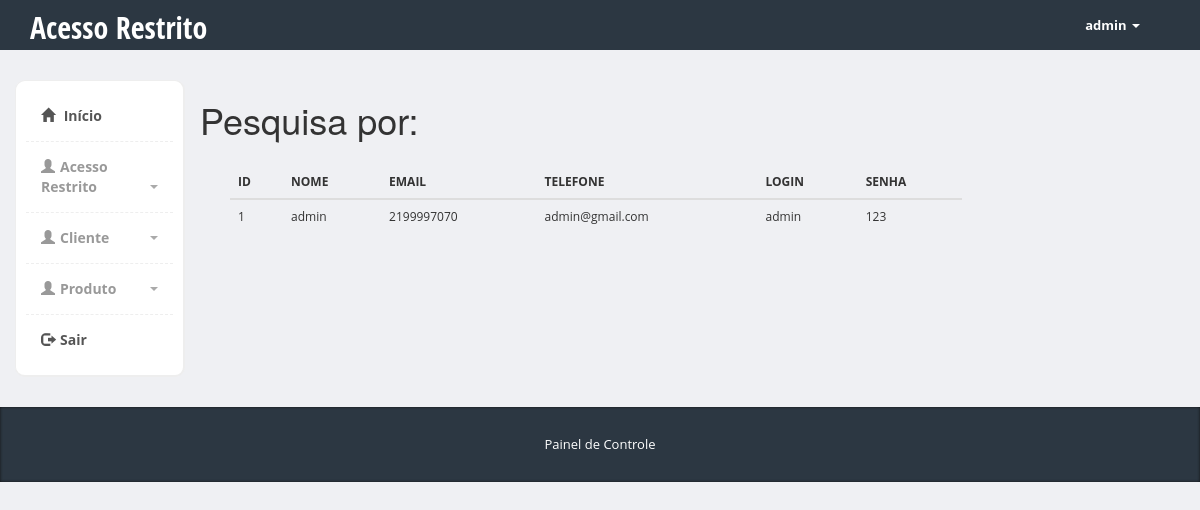
The app's page /admin/restrito-pesquisa-nome.php (signed in) with its own data.
### tables this page shows
CREATE TABLE `acesso_restrito` (
  `pk_restrito` int(11) NOT NULL,
  `nome` varchar(255) NOT NULL,
  `email` varchar(255) NOT NULL,
  `telefone` varchar(255) NOT NULL,
  `login` varchar(255) NOT NULL,
  `senha` varchar(255) NOT NULL
);

### admin/Restrito.class.php (called while the page is built, shortened)
<?php
class Restrito{
         public function pesquisarPorNome($nome){
        $pdo = Conexao::conexao();
        $sql = "SELECT * FROM acesso_restrito WHERE login like '%$nome%'";
        $consulta = $pdo->query($sql);
        while ($linha = $consulta->fetch(PDO::FETCH_ASSOC)){
            $dados[] = array(
                "id" => $linha['pk_restrito'],
                "nome" => $linha['nome'],
                "telefone" => $linha['telefone'],
                "email" => $linha['email'],
                "login" => $linha['login'],
                "senha" => $linha['senha'],
            );
        }
        return $dados;
    }
}

### admin/restrito-pesquisa-nome.php (the view, shortened to what this page needs)
<?php
require "Restrito.class.php";
$nome = $_POST['nome'];
$restrito = new Restrito();
$dados = $restrito->pesquisarPorNome($nome);
?>
<?php include "includes/header.php" ?>
    <section class="container">
        <h1>Pesquisa por: <?php echo $nome; ?></h1>
        <?php if(isset($dados)){ ?>
       <div class="col-md-10">
		  	<div class="row">
  				<div class="col-md-10">
		  				<div class="panel-body">
		  					<table class="table">
				              <thead>
				                <tr>
				                  <th>ID</th>
				                  <th>NOME</th>
				                  <th>EMAIL</th>
				                  <th>TELEFONE</th>
				                  <th>LOGIN</th>
				                  <th>SENHA</th>
				                </tr>
				              </thead>
				               <?php
								 foreach($dados as $dado => $coluna){
												echo "<tr>";
												echo "<td>".$coluna['id']."</td>";
												echo "<td>".$coluna['nome']."</td>";
												echo "<td>".$coluna['telefone']."</td>";
												echo "<td>".$coluna['email']."</td>";
												echo "<td>".$coluna['login']."</td>";
												echo "<td>".$coluna['senha']."</td>";
												echo "</tr>";
											}
								?>
								   <?php } ?>
				            </table>
		  				</div>
		  			</div>
  				</div>
  			</div>
    </section>
<?php include "includes/footer.php" ?>

### admin/css/styles.css (style rules this page uses)
body { font-family: 'Open Sans', sans-serif; position: relative; margin: 0px; font-size: 12px; padding: 0px; }
body { background-color: #eff0f3; }
.panel-body { clear:both; }

### records on screen
acesso_restrito: pk_restrito "1", nome "admin", telefone "2199997070", email "admin@gmail.com", login "admin", senha "123"

### other values on screen
$_SESSION['login'] "admin"
